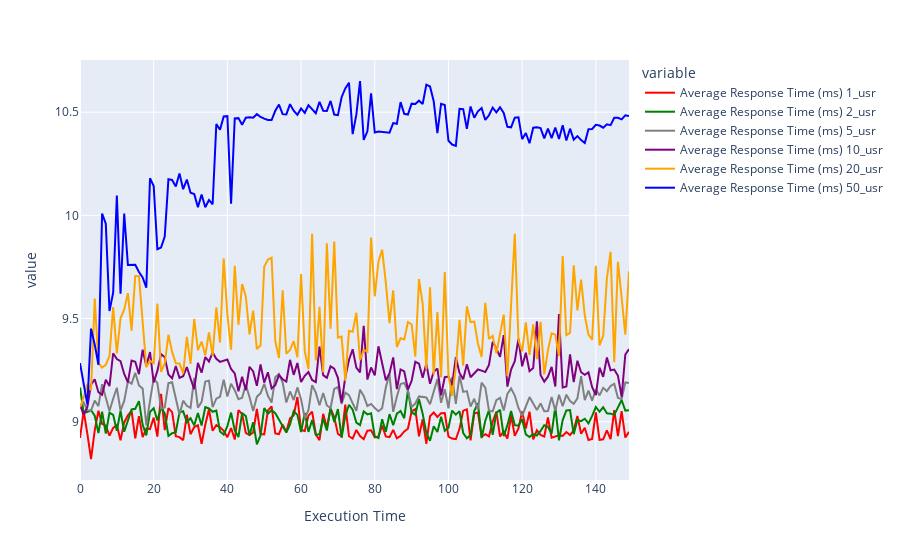

Notebook cell for this chart:
### Code cell
fig_lineplot.show()

### Figure 1 — Plotly figure (JSON) as saved in the notebook; plotly's stock layout.template omitted (floating-point values rounded to 4 significant figures; data arrays with more than 128 entries replaced by an {"elided": "..."} marker saying what was removed)
{"data": [{"hovertemplate": "variable=Average Response Time (ms) 1_usr<br>Execution Time=%{x}<br>value=%{y}<extra></extra>", "legendgroup": "Average Response Time (ms) 1_usr", "line": {"color": "red", "dash": "solid"}, "marker": {"symbol": "circle"}, "mode": "lines", "name": "Average Response Time (ms) 1_usr", "orientation": "v", "showlegend": true, "type": "scatter", "x": {"elided": "150 int values"}, "xaxis": "x", "y": {"elided": "150 float values"}, "yaxis": "y"}, {"hovertemplate": "variable=Average Response Time (ms) 2_usr<br>Execution Time=%{x}<br>value=%{y}<extra></extra>", "legendgroup": "Average Response Time (ms) 2_usr", "line": {"color": "green", "dash": "solid"}, "marker": {"symbol": "circle"}, "mode": "lines", "name": "Average Response Time (ms) 2_usr", "orientation": "v", "showlegend": true, "type": "scatter", "x": {"elided": "150 int values"}, "xaxis": "x", "y": {"elided": "150 float values"}, "yaxis": "y"}, {"hovertemplate": "variable=Average Response Time (ms) 5_usr<br>Execution Time=%{x}<br>value=%{y}<extra></extra>", "legendgroup": "Average Response Time (ms) 5_usr", "line": {"color": "gray", "dash": "solid"}, "marker": {"symbol": "circle"}, "mode": "lines", "name": "Average Response Time (ms) 5_usr", "orientation": "v", "showlegend": true, "type": "scatter", "x": {"elided": "150 int values"}, "xaxis": "x", "y": {"elided": "150 float values"}, "yaxis": "y"}, {"hovertemplate": "variable=Average Response Time (ms) 10_usr<br>Execution Time=%{x}<br>value=%{y}<extra></extra>", "legendgroup": "Average Response Time (ms) 10_usr", "line": {"color": "purple", "dash": "solid"}, "marker": {"symbol": "circle"}, "mode": "lines", "name": "Average Response Time (ms) 10_usr", "orientation": "v", "showlegend": true, "type": "scatter", "x": {"elided": "150 int values"}, "xaxis": "x", "y": {"elided": "150 float values"}, "yaxis": "y"}, {"hovertemplate": "variable=Average Response Time (ms) 20_usr<br>Execution Time=%{x}<br>value=%{y}<extra></extra>", "legendgroup": "Average Response Time (ms) 20_usr", "line": {"color": "orange", "dash": "solid"}, "marker": {"symbol": "circle"}, "mode": "lines", "name": "Average Response Time (ms) 20_usr", "orientation": "v", "showlegend": true, "type": "scatter", "x": {"elided": "150 int values"}, "xaxis": "x", "y": {"elided": "150 float values"}, "yaxis": "y"}, {"hovertemplate": "variable=Average Response Time (ms) 50_usr<br>Execution Time=%{x}<br>value=%{y}<extra></extra>", "legendgroup": "Average Response Time (ms) 50_usr", "line": {"color": "blue", "dash": "solid"}, "marker": {"symbol": "circle"}, "mode": "lines", "name": "Average Response Time (ms) 50_usr", "orientation": "v", "showlegend": true, "type": "scatter", "x": {"elided": "150 int values"}, "xaxis": "x", "y": {"elided": "150 float values"}, "yaxis": "y"}], "layout": {"legend": {"title": {"text": "variable"}, "tracegroupgap": 0}, "margin": {"t": 60}, "xaxis": {"anchor": "y", "domain": [0, 1], "title": {"text": "Execution Time"}}, "yaxis": {"anchor": "x", "domain": [0, 1], "title": {"text": "value"}}}}
